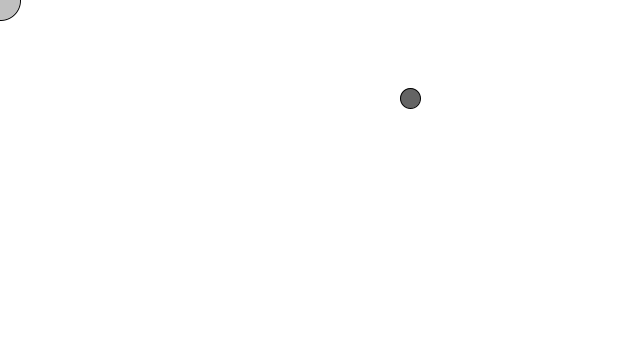
Frame 1 (no input)
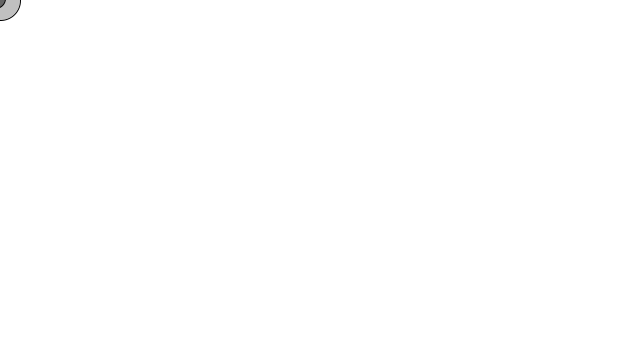
Frame 60 (the mouse pressed at the canvas centre just before this capture)
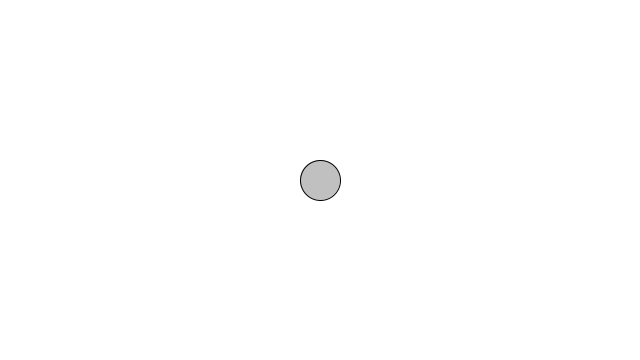
Frame 120 (the mouse held since frame 60 and released just before this capture)

The Processing sketch that drew these frames (run headless with seeded random() and noise(); from frame 60 on, the mouse is pressed at the canvas centre):

// Processing sketch: noc02_07_attraction
// ── noc02_07_attraction.pde
Mover m ;

Attractor a;

void setup() {
  size(640,360);
  m = new Mover(10,random(10,width-10),random(10,height-10));
  
  a = new Attractor();
  
  
}



void draw() {
  background(255);
 
  PVector force = a.attract(m);
  m.applyForce(force);
  m.update();
  
  a.display();  
  m.display();  
  
}
// ── Attractor.pde
class Attractor {
  float mass;  
  PVector location;
  float G;
  
  Attractor() {
    location = new PVector(width/2, height/2);
    mass = 20;
    G = 9;
  }
  
  void display() {
    stroke(0);
    fill(175,200);
    ellipse(location.x, location.y, mass*2, mass*2);
  }  
  
  PVector attract(Mover m) {
    location.x = mouseX;
    location.y = mouseY;
    
    PVector force = PVector.sub(location, m.location);
    
    float distance = force.mag();
    // 
    distance = constrain(distance,5,25);
     
    force.normalize();
    
    float strength = (G*mass*mass)/(distance*distance);
    
    force.mult(strength);
    
    return force;
  }
}
// ── Mover.pde
class Mover {
  
  PVector location;
  PVector velocity;
  PVector acceleration;
  
  float mass;
  
  Mover(float m, float x, float y) {
    mass = m;
    location = new PVector(x,y);
    velocity = new PVector(0,0);
    acceleration = new PVector(0,0);
  }
  
  void applyForce(PVector force) {
    PVector f = PVector.div(force, mass);
    acceleration.add(f);
  }
  
  void update(){   
    
    velocity.add(acceleration);    
    location.add(velocity);
    
    acceleration.mult(0);    
  }
  
  void display() {
    stroke(0);
    fill(100);  
    ellipse(location.x,location.y, mass*2, mass*2);
  }
  
  void checkEdges() {
    if (location.x > width) {      
      velocity.x *= -1;
    } else if (location.x < 0) {      
      velocity.x *= -1;      
    }    
    
    if (location.y > height) {
      velocity.y *= -1;
    } else if (location.y < 0) {
      velocity.y *= -1;
    }
  }  
    
}
